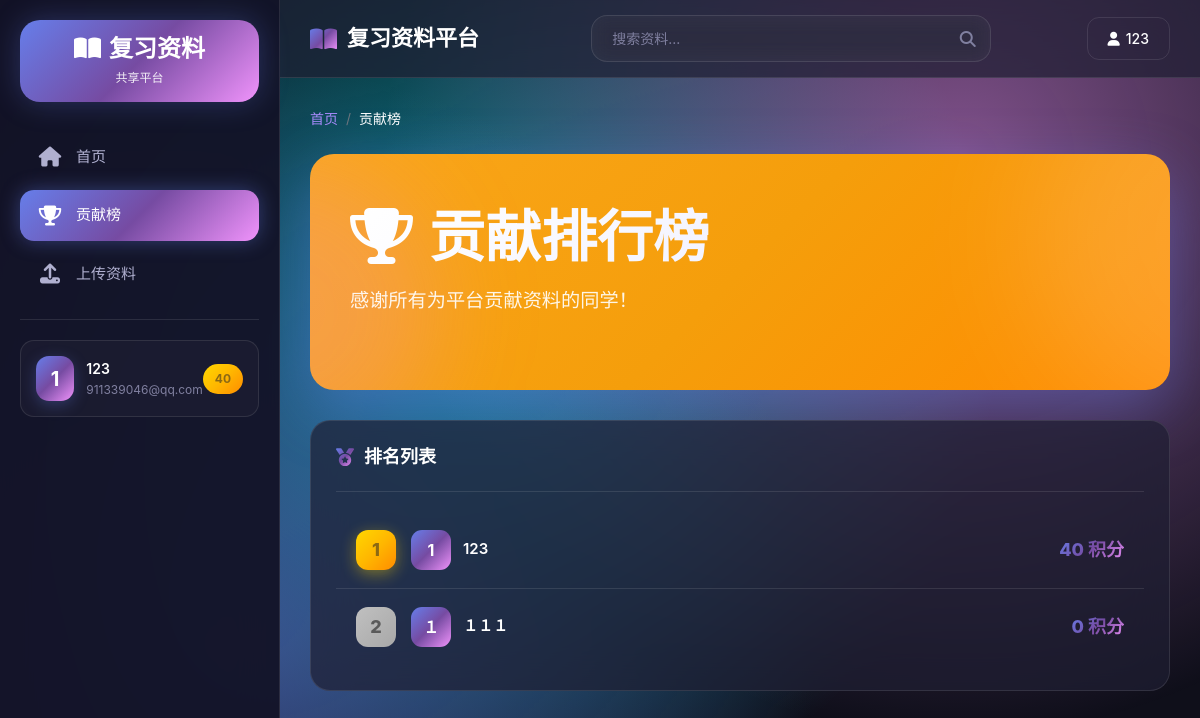
The page /leaderboard (signed in) on the database as committed earlier.
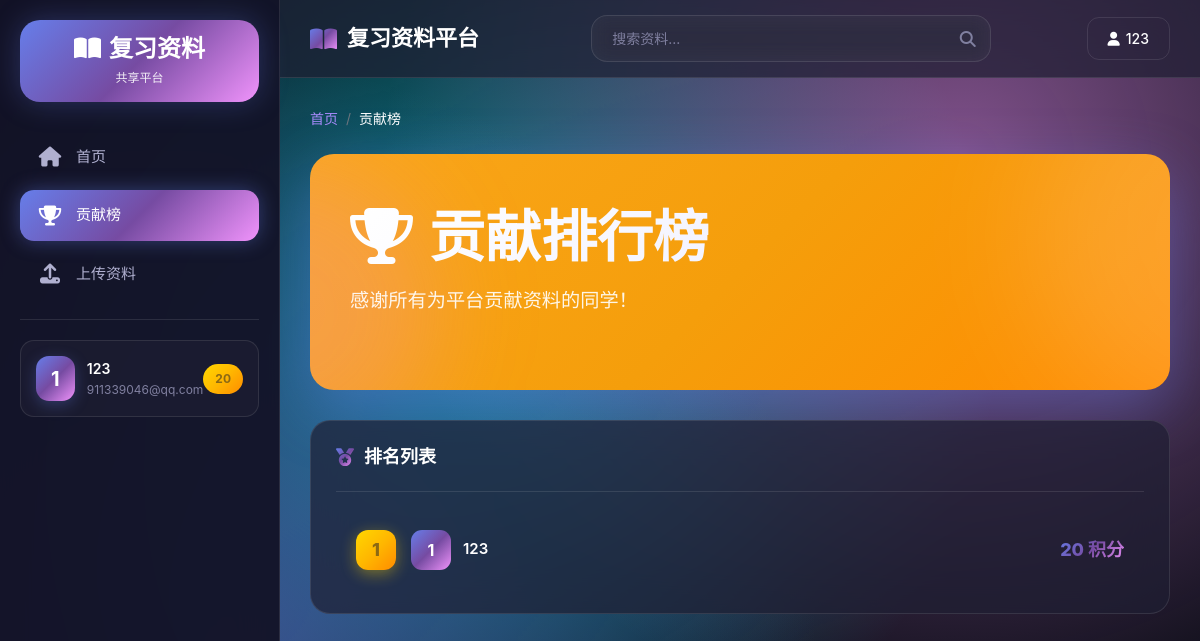
The same page on the database as committed later.
### app/models.py (models this page shows, shortened)
class User(UserMixin, db.Model):
    id = db.Column(db.Integer, primary_key=True)
    username = db.Column(db.String(80), unique=True, nullable=False)
    email = db.Column(db.String(120), unique=True, nullable=False)
    password_hash = db.Column(db.String(128), nullable=False)
    is_admin = db.Column(db.Boolean, default=False)
    points = db.Column(db.Integer, default=0)
    created_at = db.Column(db.DateTime, default=datetime.utcnow)
    materials = db.relationship('Material', backref='uploader', lazy='dynamic')
    downloads = db.relationship('DownloadRecord', backref='user', lazy='dynamic')

### app/main.py (the view)
@bp.route('/leaderboard')
def leaderboard():
    contributors = User.query.filter_by(is_admin=False).order_by(User.points.desc()).all()
    return render_template('main/leaderboard.html', contributors=contributors)

### app/models.py (called while the page is built)
@login_manager.user_loader
def load_user(user_id):
    return User.query.get(int(user_id))

### app/templates/main/leaderboard.html (shortened to what this page needs)
{% extends 'base.html' %}
{% block content %}
<nav aria-label="breadcrumb" class="mb-4">
    <ol class="breadcrumb">
        <li class="breadcrumb-item"><a href="{{ url_for('main.index') }}">首页</a></li>
        <li class="breadcrumb-item active">贡献榜</li>
    </ol>
</nav>
<div class="hero-section mb-6 animate-fade-in-up" style="background: linear-gradient(135deg, #faa61a 0%, #f59e0b 50%, #ff8c00 100%);">
    <div class="hero-content">
        <h1><i class="fas fa-trophy mr-3"></i>贡献排行榜</h1>
        <p>感谢所有为平台贡献资料的同学！</p>
    </div>
</div>
<div class="glass-card animate-fade-in-up delay-200">
    <div class="glass-card-header">
        <h2 class="glass-card-title">
            <i class="fas fa-medal"></i>排名列表
        </h2>
    </div>
    <div style="padding: 0;">
        {% if contributors %}
            {% for user in contributors %}
            <div class="leaderboard-item">
                <div class="leaderboard-rank {% if loop.index <= 3 %}rank-{{ loop.index }}{% else %}" style="background: rgba(255,255,255,0.1); color: var(--text-secondary);{% endif %}">
                    {{ loop.index }}
                </div>
                <div class="leaderboard-user">
                    <div class="leaderboard-avatar">{{ user.username[0].upper() }}</div>
                    <div class="leaderboard-username">{{ user.username }}</div>
                </div>
                <div class="leaderboard-points">{{ user.points }} 积分</div>
            </div>
            {% endfor %}
        {% else %}
            <div class="text-center py-10 text-muted">
                <i class="fas fa-trophy fa-5x mb-4"></i>
                <p style="font-size: 16px;">暂无贡献者</p>
            </div>
        {% endif %}
    </div>
</div>
{% endblock %}

### app/templates/base.html (shortened to what this page needs)
<!DOCTYPE html>
<html lang="zh-CN">
<head>
    <link rel="stylesheet" href="https://cdn.jsdelivr.net/npm/bootstrap@4.6.2/dist/css/bootstrap.min.css">
    <link rel="stylesheet" href="https://cdnjs.cloudflare.com/ajax/libs/font-awesome/6.4.0/css/all.min.css">
</head>
<body>
    <div class="app-container">
        <aside class="sidebar" id="sidebar">
            <div class="sidebar-logo">
                <h1><i class="fas fa-book-open mr-2"></i>复习资料</h1>
                <p>共享平台</p>
            </div>
            <ul class="sidebar-nav">
                <li>
                    <a href="{{ url_for('main.index') }}" class="{% if request.endpoint == 'main.index' %}active{% endif %}">
                        <i class="fas fa-home"></i>首页
                    </a>
                </li>
                <li>
                    <a href="{{ url_for('main.leaderboard') }}" class="{% if request.endpoint == 'main.leaderboard' %}active{% endif %}">
                        <i class="fas fa-trophy"></i>贡献榜
                    </a>
                </li>
                {% if current_user.is_authenticated %}
                <li>
                    <a href="{{ url_for('main.upload') }}" class="{% if request.endpoint == 'main.upload' %}active{% endif %}">
                        <i class="fas fa-upload"></i>上传资料
                    </a>
                </li>
                {% endif %}
            </ul>
            <div class="sidebar-divider"></div>
            {% if current_user.is_authenticated %}
            <div class="sidebar-user">
                <div class="sidebar-user-avatar">{{ current_user.username[0].upper() }}</div>
                <div class="sidebar-user-info">
                    <div class="name">{{ current_user.username }}</div>
                    <div class="email">{{ current_user.email }}</div>
                </div>
                <div class="sidebar-user-points">{{ current_user.points }}</div>
            </div>
            {% endif %}
        </aside>
        <div class="main-content">
            <nav class="navbar">
                <a class="navbar-brand" href="{{ url_for('main.index') }}">
                    <i class="fas fa-book-open"></i>复习资料平台
                </a>
                <div class="search-container">
                    <form action="{{ url_for('main.search') }}" method="get">
                        <input type="search" name="keyword" placeholder="搜索资料..." autocomplete="off">
                        <i class="fas fa-search"></i>
                    </form>
                </div>
                <div class="navbar-actions">
                    {% if current_user.is_authenticated %}
                    <div class="dropdown">
                        <button class="navbar-btn navbar-btn-outline" data-toggle="dropdown">
                            <i class="fas fa-user"></i> {{ current_user.username }}
                        </button>
                    </div>
                    {% endif %}
                </div>
            </nav>
            <main>
                {% block content %}{% endblock %}
            </main>
        </div>
    </div>
</body>
</html>

Rows that differ between the two databases and show on the page:
removed User: username "１", username "１１１", points "0"
changed User "911339046@qq.com": points "40" → "20"
